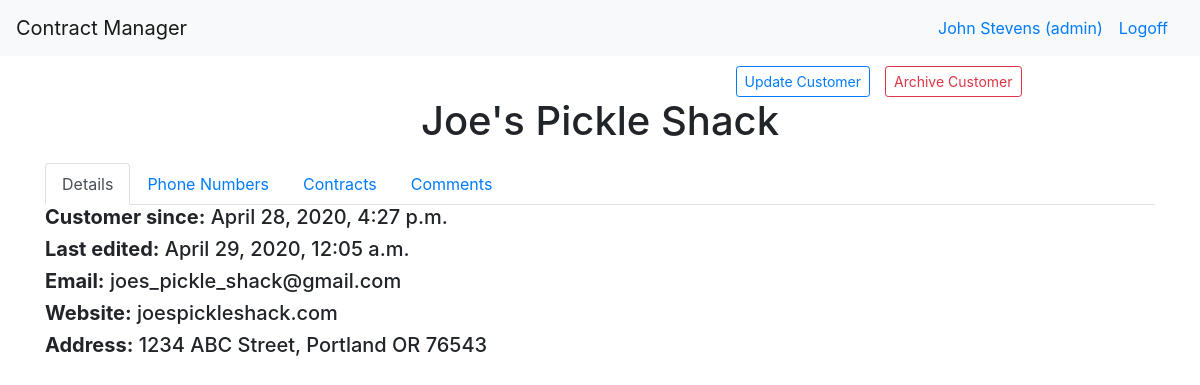
Before: /dashboard/customer/1 (signed in) with the older database file.
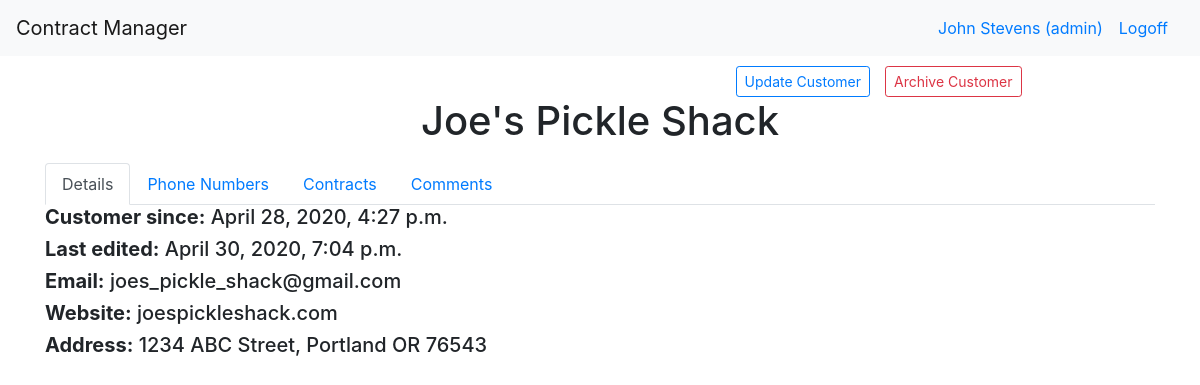
After: the same page with the newer database file.
### manager_app/models.py (models this page shows)
class Customer(models.Model):
    archived= models.BooleanField(default=False)
    name= models.CharField(max_length=255)
    website= models.CharField(max_length=255)
    address=models.OneToOneField(Address, related_name="customer_address", on_delete=models.CASCADE, null=True)
    completed_contracts= models.IntegerField(default=0)
    open_contracts= models.IntegerField(default=0)
    email= models.CharField(max_length=255)
    created_at= models.DateTimeField(auto_now_add=True)
    updated_at= models.DateTimeField(auto_now=True)

class Address(models.Model):
    name= models.CharField(max_length=255)
    street= models.CharField(max_length=255)
    city= models.CharField(max_length=255)
    state= models.CharField(max_length=2)
    zip_code= models.CharField(max_length=15)
    created_at= models.DateTimeField(auto_now_add=True)
    updated_at= models.DateTimeField(auto_now=True)

### manager_app/views.py (the view)
# urls.py: path("/customer/<int:customer_id>", views.customer),
def customer(request, customer_id):
    if request.POST:
        if request.POST['hiddenkey'] == 'comment':
            Comment.objects.create(content = request.POST["comments"], user=logged_user(request), customer= Customer.objects.get(id=customer_id))
            return redirect(f"/dashboard/customer/{customer_id}")
        elif request.POST['hiddenkey'] == 'update':
            customer_to_change = Customer.objects.get(id=customer_id)
            if request.POST["name"] == "":
                customer_to_change.name = "N/A"
            else:
                customer_to_change.name = request.POST["name"]
            customer_to_change.name = request.POST["name"]
            customer_to_change.website = request.POST["website"]
            customer_to_change.email = request.POST["email"]
            customer_to_change.address.street = request.POST["street_address"]
            customer_to_change.address.city = request.POST["city"]
            customer_to_change.address.state = request.POST["state"]
            customer_to_change.address.zip_code = request.POST["zip_code"]
            customer_to_change.save()
            customer_to_change.address.save()
            return redirect(f"/dashboard/customer/{customer_id}")
        elif request.POST['hiddenkey'] == 'archive':
            customer_to_archive=Customer.objects.get(id=customer_id)
            if customer_to_archive.archived == True:
                customer_to_archive.archived = False
            else:
                customer_to_archive.archived = True
            customer_to_archive.save()
            return redirect("/dashboard")
        elif request.POST['hiddenkey'] == 'new_number':
            print(request.POST)
            PhoneNumber.objects.create(number_type = request.POST["phone_type"], number = request.POST["phone_number"], customer=Customer.objects.get(id=customer_id))
            return redirect(f"/dashboard/customer/{customer_id}")
        elif request.POST['hiddenkey'] == 'delete_number':
            phone_to_delete= PhoneNumber.objects.get(id=request.POST['phone_id'])
            phone_to_delete.delete()
            return redirect(f"/dashboard/customer/{customer_id}")
        elif request.POST['hiddenkey'] == 'edit_number':
            phone_to_edit= PhoneNumber.objects.get(id=request.POST['phone_id'])
            phone_to_edit.number_type=request.POST['phone_type']
            phone_to_edit.number=request.POST['phone_number']
            phone_to_edit.save()
            return redirect(f"/dashboard/customer/{customer_id}")
        else:
            print(request.POST)
            return redirect(f"/dashboard/customer/{customer_id}")
    else:
        context = {
            "customer": Customer.objects.get(id=customer_id),
            "user": logged_user(request)
        }
        return render(request, "customer.html", context)

### manager_app/views.py (called while the page is built)
def logged_user(request):
    return User.objects.filter(id=request.session["user_id"])[0]

### manager_app/templates/customer.html (shortened to what this page needs)
<!doctype html>
<html lang="en">
  <head>
    {% load static %}
    <link rel="stylesheet" type="text/css" href="{% static 'bootstrap.css' %}">
    <link rel="stylesheet" href="{% static 'dataTables.bootstrap4.min.css' %}">
  </head>
  <body>
    <nav class="navbar navbar-expand-md navbar-light bg-light">
      <a class="navbar-brand" href="/">Contract Manager</a>
      <div class="collapse navbar-collapse" id="navbarSupportedContent">
      {% if request.session.user_id == None %}
        <a class="navbar-nav mr-auto nav-link disabled" href="/users"></a>
        <a class="navbar-nav mr-lg-2 nav-link" href="/login">Signin</a>
      {% else %}
        <a class="navbar-nav mr-auto nav-link" href="#"></a>
        <a class="navbar-nav mr-sm-0 nav-link" href="#">{{user.first_name}} {{user.last_name}} (admin)</a>
        <a class="navbar-nav mr-sm-0 nav-link" href="/logout">Logoff</a>
      {% endif %}
      </div>
    </nav>
    <div class="container">
      <div class="row top_row">
        <div class="col-12 text-center">
          <div class="row">
            <div class="col-3 offset-6 text-right" id="update_but">
              <button class="btn btn-outline-primary btn-sm" data-toggle="modal" data-target="#edit_customer">Update Customer</button>
            </div>
            <div class="col-3 text-left">
              {% if customer.archived == False %}
              <button class="btn btn-outline-danger btn-sm" data-toggle="modal" data-target="#archive_customer">Archive Customer</button>
              {% else %}
              <button class="btn btn-outline-success btn-sm" data-toggle="modal" data-target="#archive_customer">Restore Customer</button>
              {% endif %}
            </div>
          </div>
          <div class="col-12 text-center">
            <h1>{{customer.name}}</h1>
          </div>
        </div>
      </div>
      <div class="row">
        <div class ="col-12 table_nav">
          <ul class="nav nav-tabs" id="myTab" role="tablist">
            <li class="nav-item">
              <a class="nav-link active" id="details-tab" data-toggle="tab" href="#details" role="tab" aria-controls="details" aria-selected="true">Details</a>
            </li>
            <li class="nav-item">
              <a class="nav-link" id="contact-tab" data-toggle="tab" href="#contact" role="tab" aria-controls="contact" aria-selected="false">Phone Numbers</a>
            </li>
            <li class="nav-item">
              <a class="nav-link" id="contracts-tab" data-toggle="tab" href="#contracts" role="tab" aria-controls="contracts" aria-selected="false">Contracts</a>
            </li>
            <li class="nav-item">
              <a class="nav-link" id="comments-tab" data-toggle="tab" href="#comments" role="tab" aria-controls="comments" aria-selected="false">Comments</a>
            </li>
          </ul>
          <div class="tab-content" id="myTabContent">
            <div class="tab-pane fade show active" id="details" role="tabpanel" aria-labelledby="details-tab">
              <h5><strong>Customer since:</strong> {{customer.created_at}}</h5>
              <h5><strong>Last edited:</strong> {{customer.updated_at}}</h5>
              <h5><strong>Email:</strong> {{customer.email}}</h5>
              <h5><strong>Website:</strong> {{customer.website}}</h5>
              <h5><strong>Address:</strong> {{customer.address.street}}, {{customer.address.city}} {{customer.address.state}} {{customer.address.zip_code}}</h5>
            </div>
          </div>
        </div>
      </div>
    </div>
  </body>
</html>

Changed rows visible on the page:
changed Customer "Joe's Pickle Shack": updated_at "April 29, 2020, 12:05 a.m." → "April 30, 2020, 7:04 p.m."
